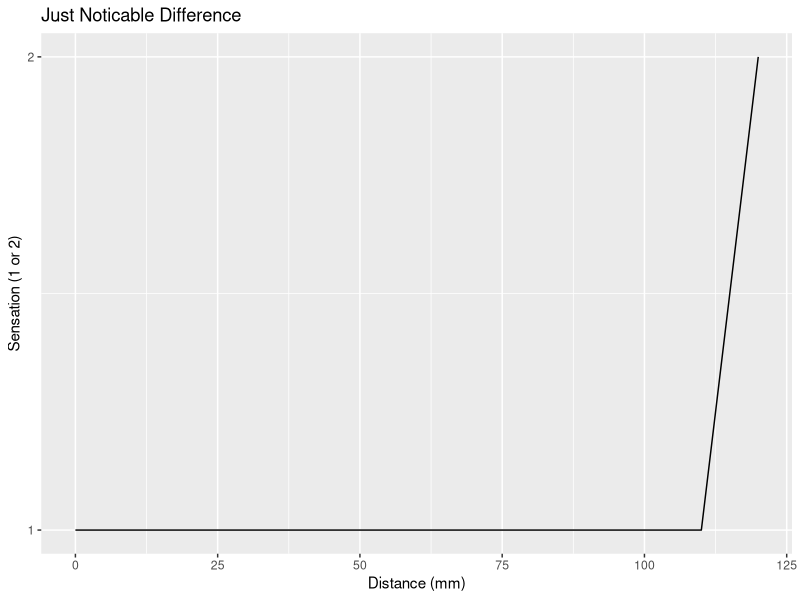

Generate this figure with R:
library(tidyverse)

data<-tibble::tribble(
  ~Distance, ~Sensation,
         0L,         1L,
        10L,         1L,
        20L,         1L,
        30L,         1L,
        40L,         1L,
        50L,         1L,
        60L,         1L,
        70L,         1L,
        80L,         1L,
        90L,         1L,
       100L,         1L,
       110L,         1L,
       120L,         2L
  )

data %>% ggplot(., aes(x=Distance, y=Sensation)) +
  geom_line() +
  labs(x="Distance (mm)", y = "Sensation (1 or 2)", title = "Just Noticable Difference")+
  scale_y_continuous(breaks = c(1,2))

